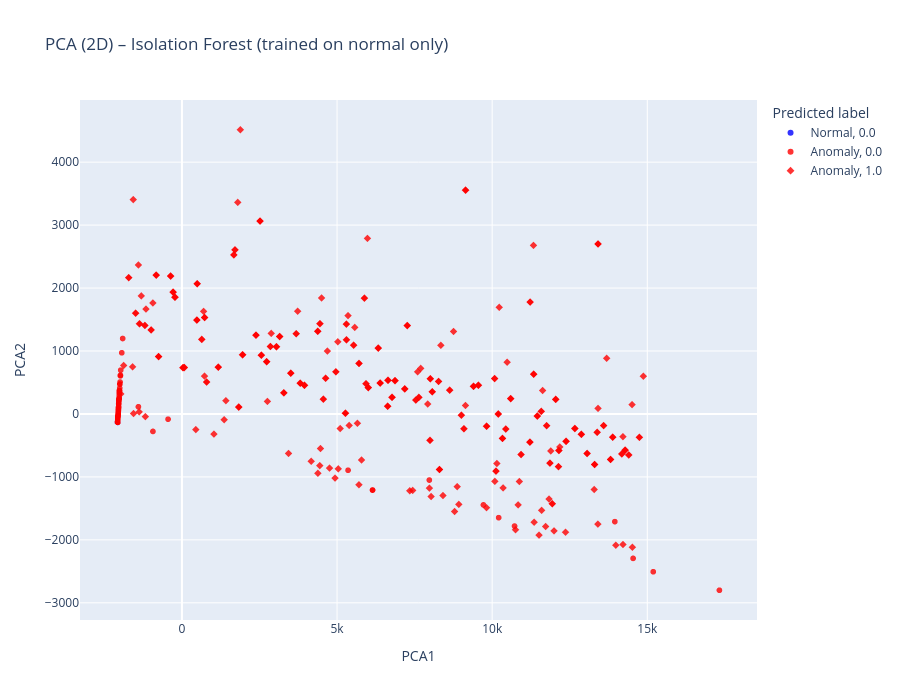

Source (notebook cell):
### Markdown cell above
## Visualize results

### Code cell
from sklearn.decomposition import PCA
from sklearn.pipeline import Pipeline
from sklearn.preprocessing import RobustScaler
import plotly.express as px

# -----------------------------
# PCA pipeline (visualización)
# -----------------------------
pca_pipeline = Pipeline([
    ('scaler', RobustScaler()),
    ('pca', PCA(n_components=2, random_state=42))
])

X_pca = pca_pipeline.fit_transform(df_test.drop(columns=[
    'is_attack', 'anomaly_score', 'anomaly_label'
]))

print("Varianza explicada por componente:")
print(pca_pipeline['pca'].explained_variance_ratio_)
print("Varianza total explicada:",
      pca_pipeline['pca'].explained_variance_ratio_.sum())

# DataFrame para plot
df_pca_vis = pd.DataFrame({
    'PCA1': X_pca[:, 0],
    'PCA2': X_pca[:, 1],
    'anomaly_label': df_test['anomaly_label'].values,
    'is_attack': df_test['is_attack'].values
})

# Plot
fig = px.scatter(
    df_pca_vis,
    x='PCA1',
    y='PCA2',
    color='anomaly_label',
    symbol='is_attack',
    title="PCA (2D) – Isolation Forest (trained on normal only)",
    width=900,
    height=700,
    color_discrete_map={'Anomaly': 'red', 'Normal': 'blue'}
)

fig.update_traces(marker=dict(size=6, opacity=0.8))
fig.update_layout(legend_title_text='Predicted label')
fig.show()

### Figure 1 — Plotly figure (JSON) as saved in the notebook; plotly's stock layout.template omitted (floating-point values rounded to 4 significant figures; data arrays with more than 128 entries replaced by an {"elided": "..."} marker saying what was removed)
{"data": [{"hovertemplate": "anomaly_label=Normal<br>is_attack=0.0<br>PCA1=%{x}<br>PCA2=%{y}<extra></extra>", "legendgroup": "Normal, 0.0", "marker": {"color": "blue", "opacity": 0.8, "size": 6, "symbol": "circle"}, "mode": "markers", "name": "Normal, 0.0", "showlegend": true, "type": "scattergl", "x": {"elided": "1086 float values"}, "xaxis": "x", "y": {"elided": "1086 float values"}, "yaxis": "y"}, {"hovertemplate": "anomaly_label=Anomaly<br>is_attack=0.0<br>PCA1=%{x}<br>PCA2=%{y}<extra></extra>", "legendgroup": "Anomaly, 0.0", "marker": {"color": "red", "opacity": 0.8, "size": 6, "symbol": "circle"}, "mode": "markers", "name": "Anomaly, 0.0", "showlegend": true, "type": "scattergl", "x": [-2053.0, -2051.0, 10210.0, -2071.0, -2072.0, -2026.0, -1983.0, -2071.0, -1939.0, -2071.0, -1995.0, -2071.0, -2047.0, -2072.0, -2065.0, -2062.0, -1403.0, -2072.0, -2072.0, 17320.0, -2013.0, -1984.0, -2007.0, -2067.0, -1974.0, -2072.0, -2054.0, -2071.0, -2072.0, -2032.0, 6143.0, -2011.0, -2061.0, -2049.0, -2030.0, -2074.0, -2053.0, 7975.0, -447.7, -2072.0, -2069.0, -2016.0, -2014.0, -2072.0, -2023.0, -2027.0, 15190.0, -2071.0, -2050.0, -2049.0, -2072.0, -2038.0, -2063.0, -2071.0, 10720.0, -1911.0, -2000.0, -2058.0, -2069.0, -2064.0, -2034.0, -2068.0, -2016.0, 6143.0, -2042.0, -2036.0, -2031.0, -2067.0, -2057.0, -2037.0, -2013.0, -2000.0, -2071.0, -2028.0, 9719.0, -2062.0, -934.6, -2067.0, -2037.0, -2068.0, -2035.0, -2072.0, -2072.0, -2044.0, 14540.0, -2044.0, -2056.0, -2030.0, -2073.0, -2016.0, -2052.0, 5355.0, -2071.0, -2064.0, -2036.0, 13950.0, -2057.0], "xaxis": "x", "y": [29.31, 43.2, -1647.0, -131.2, -131.0, 257.8, 616.0, -131.3, 972.0, -123.6, 507.0, -131.4, 71.95, -131.3, -60.25, -38.89, 114.2, -131.2, -131.2, -2800.0, 366.7, 605.2, 411.3, -91.86, 696.0, -121.0, 29.15, -131.4, -131.2, 206.9, -1209.0, 365.8, -34.49, 53.82, 233.6, -119.3, 41.04, -1050.0, -83.18, -131.3, -101.7, 344.8, 365.8, -130.9, 295.1, 250.8, -2507.0, -131.3, 47.13, 62.19, -130.9, 163.1, -50.13, -131.4, -1781.0, 1199.0, 474.9, 12.99, -103.9, -58.21, 175.4, -96.9, 330.4, -1209.0, 110.3, 168.8, 206.6, -74.25, -8.283, 163.5, 375.7, 474.9, -131.2, 232.9, -1445.0, -23.66, -277.4, -74.25, 156.2, -90.02, 165.2, -131.0, -131.2, 93.65, -2294.0, 109.8, 1.39, 233.7, -131.1, 333.4, 44.93, -893.9, -131.2, -47.71, 158.4, -1710.0, -8.154], "yaxis": "y"}, {"hovertemplate": "anomaly_label=Anomaly<br>is_attack=1.0<br>PCA1=%{x}<br>PCA2=%{y}<extra></extra>", "legendgroup": "Anomaly, 1.0", "marker": {"color": "red", "opacity": 0.8, "size": 6, "symbol": "diamond"}, "mode": "markers", "name": "Anomaly, 1.0", "showlegend": true, "type": "scattergl", "x": {"elided": "346 float values"}, "xaxis": "x", "y": {"elided": "346 float values"}, "yaxis": "y"}], "layout": {"height": 700, "legend": {"title": {"text": "Predicted label"}, "tracegroupgap": 0}, "title": {"text": "PCA (2D) – Isolation Forest (trained on normal only)"}, "width": 900, "xaxis": {"anchor": "y", "domain": [0, 1], "title": {"text": "PCA1"}}, "yaxis": {"anchor": "x", "domain": [0, 1], "title": {"text": "PCA2"}}}}
